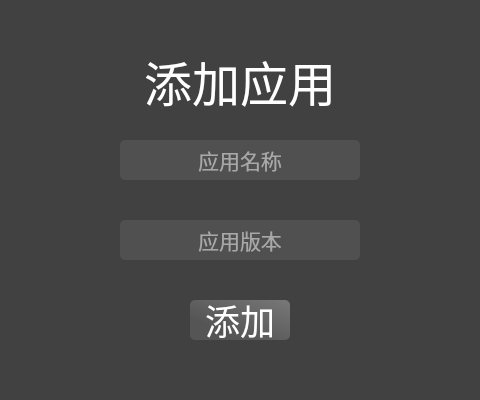
<?xml version="1.0" encoding="UTF-8"?>
<ui version="4.0">
 <class>AddAppDialog</class>
 <widget class="QDialog" name="AddAppDialog">
  <property name="geometry">
   <rect>
    <x>0</x>
    <y>0</y>
    <width>480</width>
    <height>400</height>
   </rect>
  </property>
  <property name="windowTitle">
   <string>添加应用</string>
  </property>
  <property name="windowIcon">
   <iconset resource="../Resource/image.qrc">
    <normaloff>:/img/icon.png</normaloff>:/img/icon.png</iconset>
  </property>
  <property name="styleSheet">
   <string notr="true">background-color: rgb(65, 65, 65);
color: rgb(255, 255, 255);</string>
  </property>
  <widget class="QPushButton" name="btnAddApp">
   <property name="geometry">
    <rect>
     <x>190</x>
     <y>300</y>
     <width>100</width>
     <height>40</height>
    </rect>
   </property>
   <property name="font">
    <font>
     <family>微软雅黑 Light</family>
     <pointsize>26</pointsize>
    </font>
   </property>
   <property name="focusPolicy">
    <enum>Qt::NoFocus</enum>
   </property>
   <property name="styleSheet">
    <string notr="true">QPushButton{
background-color: qlineargradient(spread:repeat, x1:0, y1:1, x2:1, y2:0, stop:0.272727 rgba(85, 85, 85, 255), stop:1 rgba(120, 120, 120, 255));
border-color: rgb(100, 100, 100);
color: rgb(255, 255, 255);
border:2px;
border-radius:5px;
}
QPushButton:hover {
   background-color: qlineargradient(spread:repeat, x1:0, y1:1, x2:1, y2:0, stop:0.272727 rgba(120, 120, 120, 255), stop:1 rgba(85, 85, 85, 255));
}
QPushButton:pressed {
    padding-left: 5px;
    padding-top: 5px;
    background-color: rgb(120, 120, 120);
}</string>
   </property>
   <property name="text">
    <string>添加</string>
   </property>
  </widget>
  <widget class="QLineEdit" name="lineEditAppName">
   <property name="geometry">
    <rect>
     <x>120</x>
     <y>140</y>
     <width>240</width>
     <height>40</height>
    </rect>
   </property>
   <property name="font">
    <font>
     <family>微软雅黑 Light</family>
     <pointsize>16</pointsize>
    </font>
   </property>
   <property name="focusPolicy">
    <enum>Qt::WheelFocus</enum>
   </property>
   <property name="styleSheet">
    <string notr="true">background-color: rgb(80, 80, 80);
border-color: rgb(100, 100, 100);
color: rgb(255, 255, 255);
border:2px;
border-radius:5px;</string>
   </property>
   <property name="inputMask">
    <string/>
   </property>
   <property name="text">
    <string/>
   </property>
   <property name="alignment">
    <set>Qt::AlignCenter</set>
   </property>
   <property name="placeholderText">
    <string>应用名称</string>
   </property>
  </widget>
  <widget class="QLabel" name="labelAddApp">
   <property name="geometry">
    <rect>
     <x>144</x>
     <y>50</y>
     <width>192</width>
     <height>62</height>
    </rect>
   </property>
   <property name="font">
    <font>
     <family>微软雅黑 Light</family>
     <pointsize>36</pointsize>
     <weight>50</weight>
     <bold>false</bold>
    </font>
   </property>
   <property name="text">
    <string>添加应用</string>
   </property>
   <property name="alignment">
    <set>Qt::AlignCenter</set>
   </property>
  </widget>
  <widget class="QLineEdit" name="lineEditAppVer">
   <property name="geometry">
    <rect>
     <x>120</x>
     <y>220</y>
     <width>240</width>
     <height>40</height>
    </rect>
   </property>
   <property name="font">
    <font>
     <family>微软雅黑 Light</family>
     <pointsize>16</pointsize>
     <weight>50</weight>
     <bold>false</bold>
    </font>
   </property>
   <property name="focusPolicy">
    <enum>Qt::WheelFocus</enum>
   </property>
   <property name="styleSheet">
    <string notr="true">background-color: rgb(80, 80, 80);
border-color: rgb(100, 100, 100);
color: rgb(255, 255, 255);
border:2px;
border-radius:5px;</string>
   </property>
   <property name="inputMask">
    <string/>
   </property>
   <property name="text">
    <string/>
   </property>
   <property name="echoMode">
    <enum>QLineEdit::Normal</enum>
   </property>
   <property name="alignment">
    <set>Qt::AlignCenter</set>
   </property>
   <property name="placeholderText">
    <string>应用版本</string>
   </property>
  </widget>
 </widget>
 <resources>
  <include location="../Resource/image.qrc"/>
 </resources>
 <connections/>
</ui>
